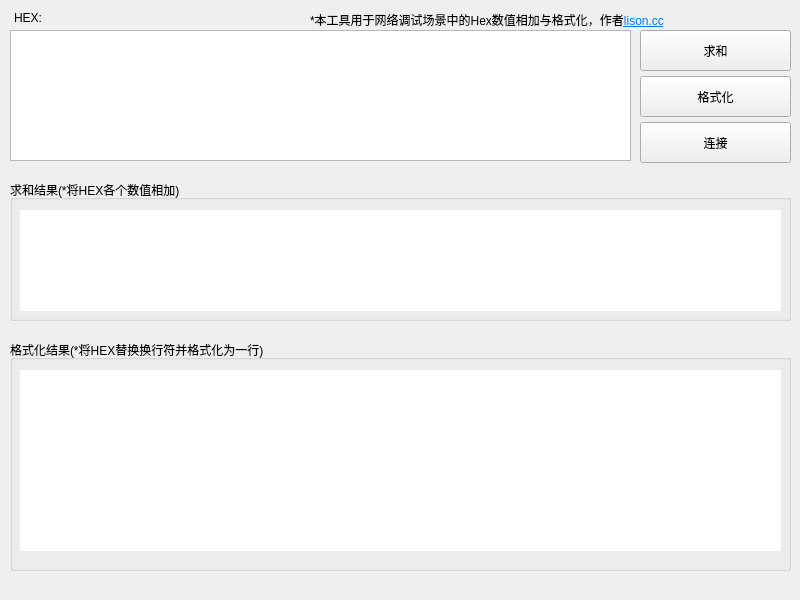
<?xml version="1.0" encoding="UTF-8"?>
<ui version="4.0">
 <class>MainWindow</class>
 <widget class="QMainWindow" name="MainWindow">
  <property name="geometry">
   <rect>
    <x>0</x>
    <y>0</y>
    <width>800</width>
    <height>600</height>
   </rect>
  </property>
  <property name="windowTitle">
   <string>MainWindow</string>
  </property>
  <property name="windowIcon">
   <iconset resource="res.qrc">
    <normaloff>:/icon.png</normaloff>:/icon.png</iconset>
  </property>
  <property name="styleSheet">
   <string notr="true">*{font-family:黑体}</string>
  </property>
  <widget class="QWidget" name="centralwidget">
   <widget class="QTextEdit" name="textEdit">
    <property name="geometry">
     <rect>
      <x>10</x>
      <y>30</y>
      <width>621</width>
      <height>131</height>
     </rect>
    </property>
   </widget>
   <widget class="QPushButton" name="pushButton_Add">
    <property name="geometry">
     <rect>
      <x>640</x>
      <y>30</y>
      <width>151</width>
      <height>41</height>
     </rect>
    </property>
    <property name="text">
     <string>求和</string>
    </property>
   </widget>
   <widget class="QPushButton" name="pushButton_FORMAT">
    <property name="geometry">
     <rect>
      <x>640</x>
      <y>76</y>
      <width>151</width>
      <height>41</height>
     </rect>
    </property>
    <property name="text">
     <string>格式化</string>
    </property>
   </widget>
   <widget class="QGroupBox" name="groupBox">
    <property name="geometry">
     <rect>
      <x>10</x>
      <y>180</y>
      <width>781</width>
      <height>141</height>
     </rect>
    </property>
    <property name="title">
     <string>求和结果(*将HEX各个数值相加)</string>
    </property>
    <widget class="QPlainTextEdit" name="plainTextEdit_ADDRESULT">
     <property name="geometry">
      <rect>
       <x>10</x>
       <y>30</y>
       <width>761</width>
       <height>101</height>
      </rect>
     </property>
     <property name="font">
      <font>
       <family>黑体</family>
       <pointsize>40</pointsize>
      </font>
     </property>
     <property name="styleSheet">
      <string notr="true">border:none;</string>
     </property>
    </widget>
   </widget>
   <widget class="QGroupBox" name="groupBox_2">
    <property name="geometry">
     <rect>
      <x>10</x>
      <y>340</y>
      <width>781</width>
      <height>231</height>
     </rect>
    </property>
    <property name="title">
     <string>格式化结果(*将HEX替换换行符并格式化为一行)</string>
    </property>
    <widget class="QPlainTextEdit" name="plainTextEdit_FORMATRESULT">
     <property name="geometry">
      <rect>
       <x>10</x>
       <y>30</y>
       <width>761</width>
       <height>181</height>
      </rect>
     </property>
     <property name="font">
      <font>
       <family>黑体</family>
       <pointsize>20</pointsize>
      </font>
     </property>
     <property name="styleSheet">
      <string notr="true">border:none;</string>
     </property>
    </widget>
   </widget>
   <widget class="QLabel" name="label">
    <property name="geometry">
     <rect>
      <x>14</x>
      <y>10</y>
      <width>53</width>
      <height>16</height>
     </rect>
    </property>
    <property name="text">
     <string>HEX:</string>
    </property>
   </widget>
   <widget class="QPushButton" name="pushButton_CONCAT">
    <property name="geometry">
     <rect>
      <x>640</x>
      <y>122</y>
      <width>151</width>
      <height>41</height>
     </rect>
    </property>
    <property name="text">
     <string>连接</string>
    </property>
   </widget>
   <widget class="QLabel" name="label_2">
    <property name="geometry">
     <rect>
      <x>310</x>
      <y>10</y>
      <width>481</width>
      <height>20</height>
     </rect>
    </property>
    <property name="text">
     <string>&lt;html&gt;&lt;head/&gt;&lt;body&gt;&lt;p&gt;*本工具用于网络调试场景中的Hex数值相加与格式化，作者&lt;a href=&quot;lison.cc&quot;&gt;&lt;span style=&quot; text-decoration: underline; color:#007af4;&quot;&gt;lison.cc&lt;/span&gt;&lt;/a&gt;&lt;/p&gt;&lt;/body&gt;&lt;/html&gt;</string>
    </property>
    <property name="textFormat">
     <enum>Qt::RichText</enum>
    </property>
   </widget>
  </widget>
 </widget>
 <resources>
  <include location="res.qrc"/>
 </resources>
 <connections/>
</ui>
